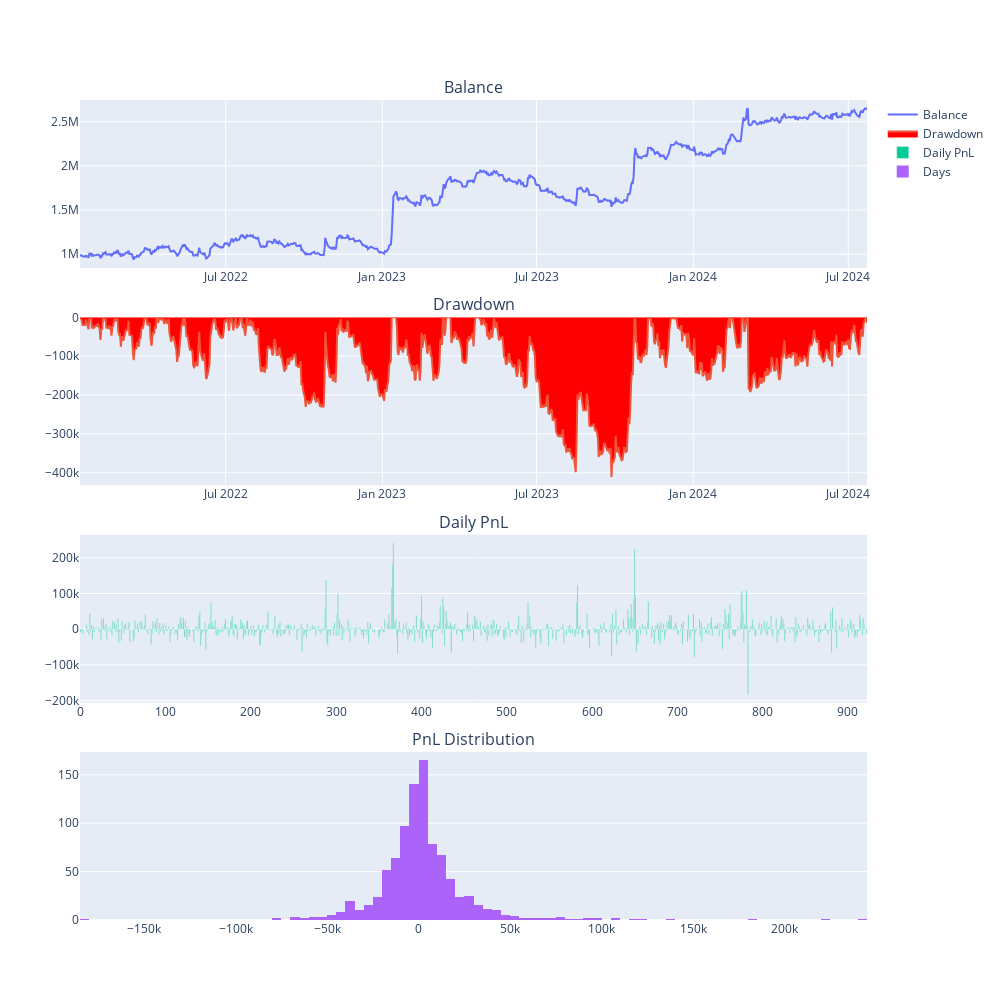

Notebook source saved alongside this figure:
### Code cell
engine.show_chart()

### Figure 1 — Plotly figure (JSON) as saved in the notebook; plotly's stock layout.template omitted (floating-point values rounded to 4 significant figures; data arrays with more than 128 entries replaced by an {"elided": "..."} marker saying what was removed)
{"data": [{"mode": "lines", "name": "Balance", "type": "scatter", "x": {"elided": "923 str values"}, "xaxis": "x", "y": {"elided": "923 float values"}, "yaxis": "y"}, {"fill": "tozeroy", "fillcolor": "red", "mode": "lines", "name": "Drawdown", "type": "scatter", "x": {"elided": "923 str values"}, "xaxis": "x2", "y": {"elided": "923 float values"}, "yaxis": "y2"}, {"name": "Daily PnL", "type": "bar", "xaxis": "x3", "y": {"elided": "923 float values"}, "yaxis": "y3"}, {"name": "Days", "nbinsx": 100, "type": "histogram", "x": {"elided": "923 float values"}, "xaxis": "x4", "yaxis": "y4"}], "layout": {"annotations": [{"font": {"size": 16}, "showarrow": false, "text": "Balance", "x": 0.5, "xanchor": "center", "xref": "paper", "y": 1, "yanchor": "bottom", "yref": "paper"}, {"font": {"size": 16}, "showarrow": false, "text": "Drawdown", "x": 0.5, "xanchor": "center", "xref": "paper", "y": 0.735, "yanchor": "bottom", "yref": "paper"}, {"font": {"size": 16}, "showarrow": false, "text": "Daily PnL", "x": 0.5, "xanchor": "center", "xref": "paper", "y": 0.47, "yanchor": "bottom", "yref": "paper"}, {"font": {"size": 16}, "showarrow": false, "text": "PnL Distribution", "x": 0.5, "xanchor": "center", "xref": "paper", "y": 0.205, "yanchor": "bottom", "yref": "paper"}], "height": 1000, "width": 1000, "xaxis": {"anchor": "y", "domain": [0, 1]}, "xaxis2": {"anchor": "y2", "domain": [0, 1]}, "xaxis3": {"anchor": "y3", "domain": [0, 1]}, "xaxis4": {"anchor": "y4", "domain": [0, 1]}, "yaxis": {"anchor": "x", "domain": [0.795, 1]}, "yaxis2": {"anchor": "x2", "domain": [0.53, 0.735]}, "yaxis3": {"anchor": "x3", "domain": [0.265, 0.47]}, "yaxis4": {"anchor": "x4", "domain": [0, 0.205]}}}
